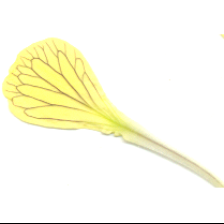
#> input picture petalos_iguales_224/rf12-0p_region3.png, 224 x 224 px, found by its file name; its folder holds 4 pictures in this run
$ python calcula_metricas_ground_truth.py
#> lines starting #> are read from the running program, lines starting #| are printed output that depends on the picture; after the words box and inside, x2 and y2 are one past the last pixel; in counts of white or black regions, pixels touching at a corner belong together; pictures that were not available may be replaced by others from this repository, and a replacement may not be noted
### segmentation-app/metrics.py
"""Metric computations for vein networks detected in binary masks.

This module provides functions to compute normalized and raw measurements
from vein segmentation masks: density, thickness (centerline-based),
areole size and count, branching angles, vein-to-vein distances and
main vein counts. Functions accept NumPy arrays and return plain Python
types or NumPy values suitable for writing to CSV or further analysis.
"""
import numpy as np
import networkx as nx

from skimage.morphology import skeletonize
from skimage.measure import label, regionprops
from scipy.ndimage import distance_transform_edt
from scipy.spatial import cKDTree
from math import atan2, degrees
from petals_generator import generate_petal_mask_from_rgb


# [344 lines left out: functions compute_normalized_metrics, compute_vein_thickness_centerline, compute_adjacent_vein_distances, count_main_veins, compute_vein_metrics, not called in this run]
import numpy as np
import networkx as nx

from skimage.morphology import skeletonize
from skimage.measure import label, regionprops
from scipy.ndimage import distance_transform_edt
from scipy.spatial import cKDTree
from math import atan2, degrees
from petals_generator import generate_petal_mask_from_rgb


def compute_normalized_metrics(mask, petal_mask=None, img_rgb=None, reference_resolution=1000):
    """Compute metrics scaled to a common reference resolution.

    The function delegates metric extraction to `compute_vein_metrics` and
    then scales size-dependent metrics (thickness, areole size, vein-to-vein
    distance) so values are comparable across images with different
    resolutions. `reference_resolution` denotes the diagonal in pixels used
    as the target normalization basis.

    Args:
        mask (np.ndarray): Binary vein mask (0/255 or boolean).
        petal_mask (np.ndarray, optional): Binary mask of the petal area.
        img_rgb (np.ndarray, optional): RGB image used to infer petal mask.
        reference_resolution (float): Diagonal (pixels) to scale to.

    Returns:
        dict: Same keys as `compute_vein_metrics` with selected metrics scaled.
    """
    results = compute_vein_metrics(mask, petal_mask, img_rgb)

    height, width = mask.shape
    image_diagonal = np.sqrt(height**2 + width**2)
    scale_factor = reference_resolution / image_diagonal

    results["Vein Thickness (VT)"] *= scale_factor
    results["Areole Size (AS)"] *= scale_factor
    results["Vein-to-Vein Distance (VVD)"] *= scale_factor

    return results


def compute_vein_thickness_centerline(binary_mask: np.ndarray):
    """Estimate vein thickness from skeleton centerline distances.

    The routine skeletonizes the binary mask and builds a graph where
    skeleton pixels are nodes. Only intermediate nodes (degree == 2)
    are considered to avoid endpoints and branch junctions. The distance
    transform evaluated at these centerline points provides a local radius
    estimate; thickness is radius * 2 and the function returns the mean
    thickness across sampled centerline points.

    Args:
        binary_mask (np.ndarray): Boolean or 0/255 mask of veins.

    Returns:
        float: Mean estimated thickness in pixels (0.0 if not computable).
    """
    if binary_mask.dtype != bool:
        binary_mask = binary_mask > 0

    sk = skeletonize(binary_mask)

    coords = np.column_stack(np.where(sk))
    G = nx.Graph()
    for y, x in coords:
        G.add_node((y, x))
    for y, x in coords:
        for dy in [-1, 0, 1]:
            for dx in [-1, 0, 1]:
                if (dy, dx) != (0, 0) and (y + dy, x + dx) in G.nodes:
                    G.add_edge((y, x), (y + dy, x + dx))

    mid_points = [n for n in G.nodes if G.degree[n] == 2]
    if not mid_points:
        return np.array([]), 0.0, 0.0, 0.0

    dist = distance_transform_edt(binary_mask)
    radii = np.array([dist[y, x] for y, x in mid_points])
    local_thickness = radii * 2.0

    mean_t = float(np.mean(local_thickness)) if local_thickness.size else 0.0

    return mean_t


def compute_adjacent_vein_distances(skeleton, binary_mask, G, n_samples=200):
    """Compute distances between adjacent veins.

    This function samples skeleton points that belong to simple segments
    (degree == 2) and searches perpendicular to the local tangent to find
    the nearest adjacent foreground after leaving the original vein. When
    perpendicular sampling yields no result, a fallback using cKDTree on
    labeled skeleton components is used to compute pairwise minima.

    Args:
        skeleton (np.ndarray): Skeletonized binary mask.
        binary_mask (np.ndarray): Binary mask used to detect foreground.
        G (networkx.Graph): Graph built from the skeleton pixels.
        n_samples (int): Maximum number of skeleton points to sample.

    Returns:
        list[float]: Distances (in pixels) between veins; empty list if none.
    """
    coords = np.array([n for n in G.nodes if G.degree[n] == 2])
    if len(coords) == 0:
        return []

    if len(coords) > n_samples:
        idx = np.random.choice(len(coords), n_samples, replace=False)
        coords = coords[idx]

    labeled = label(binary_mask, connectivity=1)

    distances = []
    for y, x in coords:
        neighbors = list(G.neighbors((y, x)))
        if len(neighbors) != 2:
            continue
        (y1, x1), (y2, x2) = neighbors
        dy = y2 - y1
        dx = x2 - x1
        norm = np.hypot(dy, dx)
        if norm == 0:
            continue
        perp_y1 = int(round(-dx / norm))
        perp_x1 = int(round(dy / norm))
        perp_y2 = -perp_y1
        perp_x2 = -perp_x1

        current_label = labeled[y, x] if (0 <= y < labeled.shape[0] and 0 <= x < labeled.shape[1]) else 0

        min_dist = None
        max_search = 200
        for perp_y, perp_x in [(perp_y1, perp_x1), (perp_y2, perp_x2)]:
            found_background = False
            for d in range(1, max_search + 1):
                yy = int(y + perp_y * d)
                xx = int(x + perp_x * d)
                if not (0 <= yy < binary_mask.shape[0] and 0 <= xx < binary_mask.shape[1]):
                    break
                if not binary_mask[yy, xx]:
                    found_background = True
                    continue
                if not found_background:
                    continue
                min_dist = d if (min_dist is None or d < min_dist) else min_dist
                break
        if min_dist is not None:
            distances.append(min_dist)

    if not distances:
        sk_mask = (skeleton > 0)
        ys, xs = np.where(sk_mask)
        if ys.size == 0:
            return []
        labels_at_points = labeled[ys, xs]
        unique_labels = np.unique(labels_at_points)
        unique_labels = unique_labels[unique_labels > 0]
        if unique_labels.size < 2:
            return []

        points_by_label = {}
        for lab in unique_labels:
            mask_lab = (labels_at_points == lab)
            pts = np.column_stack((ys[mask_lab], xs[mask_lab]))
            if pts.size:
                points_by_label[lab] = pts

        labels_list = list(points_by_label.keys())
        for i in range(len(labels_list)):
            li = labels_list[i]
            pts_i = points_by_label[li]
            tree_i = cKDTree(pts_i)
            for j in range(i + 1, len(labels_list)):
                lj = labels_list[j]
                pts_j = points_by_label[lj]
                if pts_j.size == 0:
                    continue
                dists, _ = tree_i.query(pts_j, k=1)
                min_pair_dist = float(np.min(dists)) if dists.size else None
                if min_pair_dist is not None:
                    distances.append(min_pair_dist)
    return distances


def count_main_veins(mask, min_length=30):
    """Count main veins in a binary mask by following skeleton branches.

    The function skeletonizes the mask, builds a graph of skeleton pixels
    and follows branches starting from endpoints. Branches whose length
    exceeds `min_length` are counted as main veins.

    Args:
        mask (np.ndarray): Binary vein mask.
        min_length (int): Minimum branch length (pixels) to count.

    Returns:
        int: Number of main veins detected.
    """
    skeleton = skeletonize(mask > 0)

    G = nx.Graph()
    coords = np.column_stack(np.where(skeleton))
    for y, x in coords:
        G.add_node((y, x))
    for y, x in coords:
        for dy in [-1, 0, 1]:
            for dx in [-1, 0, 1]:
                if dy == 0 and dx == 0:
                    continue
                ny, nx_coord = y + dy, x + dx
                if (ny, nx_coord) in G.nodes:
                    G.add_edge((y, x), (ny, nx_coord))

    endpoints = [n for n in G.nodes if G.degree[n] == 1]

    visited = set()
    vein_count = 0

    for ep in endpoints:
        if ep in visited:
            continue
        path = [ep]
        current = ep
        prev = None
        while True:
            neighbors = [n for n in G.neighbors(current) if n != prev]
            if not neighbors:
                break
            prev, current = current, neighbors[0]
            path.append(current)
            if G.degree[current] != 2:
                break
        visited.update(path)

        if len(path) >= min_length:
            vein_count += 1

    return vein_count


def compute_vein_metrics(mask: np.ndarray, petal_mask: np.ndarray = None, img_rgb: np.ndarray = None) -> dict:
    """Compute a set of vein network metrics from a binary mask.

    The returned dictionary contains:
      - Vein Density (VD)
      - Vein Thickness (VT)
      - Areole Size (AS)
      - Number of Areoles (NA)
      - Branching Angle (BA)
      - Vein-to-Vein Distance (VVD)
      - Main Veins (MV)

    If `petal_mask` is not provided and `img_rgb` is available, a petal
    mask is inferred using `generate_petal_mask_from_rgb` and combined with
    the vein mask for area-based metrics.

    Args:
        mask (np.ndarray): Binary mask of veins (0/255 or boolean).
        petal_mask (np.ndarray, optional): Binary petal mask.
        img_rgb (np.ndarray, optional): RGB image used to infer petal mask.

    Returns:
        dict: Computed metrics keyed by human-friendly names.
    """
    binary_mask = mask > 0 if mask.dtype != bool else mask
    skeleton = skeletonize(binary_mask, method='zhang')

    vein_area = np.sum(binary_mask)
    if petal_mask is None and img_rgb is not None:
        petal_mask = generate_petal_mask_from_rgb(img_rgb)
        petal_mask = np.clip(petal_mask + (binary_mask.astype(np.uint8)), 0, 1)
    petal_area = np.sum(petal_mask > 0) if petal_mask is not None else binary_mask.size
    vein_density = vein_area / petal_area if petal_area > 0 else 0

    vt_mean = float(compute_vein_thickness_centerline(binary_mask))

    inverted_mask = np.logical_not(binary_mask)
    labeled_areoles = label(inverted_mask, connectivity=1)
    regions = regionprops(labeled_areoles)
    min_areole_size = 10

    h, w = mask.shape[:2]
    def touches_border(region):
        y, x = region.coords[:, 0], region.coords[:, 1]
        return np.any(y == 0) or np.any(y == h-1) or np.any(x == 0) or np.any(x == w-1)
    valid_regions = [r for r in regions if r.area >= min_areole_size and not touches_border(r)]

    areole_diameters = []
    if valid_regions:
        all_valid = [r for r in regions if r.area >= min_areole_size]
        if all_valid:
            largest_region = max(valid_regions, key=lambda r: r.area)
        else:
            largest_region = None
        if valid_regions:
            for r in valid_regions:
                if r is largest_region:
                    continue
                equivalent_diameter = 2 * np.sqrt(r.area / np.pi)
                areole_diameters.append(equivalent_diameter)
    num_areoles = len(areole_diameters)
    mean_areole_size = np.mean(areole_diameters) if areole_diameters else 0

    G = nx.Graph()
    coords = np.column_stack(np.where(skeleton))
    for y, x in coords:
        G.add_node((y, x))
    for y, x in coords:
        for dy in [-1, 0, 1]:
            for dx in [-1, 0, 1]:
                if dy == 0 and dx == 0:
                    continue
                ny, nx_coord = y + dy, x + dx
                if (ny, nx_coord) in G.nodes:
                    G.add_edge((y, x), (ny, nx_coord))

    junctions = [n for n in G.nodes if G.degree[n] >= 3]
    branching_angles = []
    for node in junctions:
        neighbors = list(G.neighbors(node))
        if len(neighbors) < 2:
            continue
        vectors = []
        for neighbor in neighbors:
            dy = neighbor[0] - node[0]
            dx = neighbor[1] - node[1]
            angle = degrees(atan2(dy, dx)) % 360
            vectors.append(angle)
        vectors_sorted = sorted(vectors)
        angles = []
        for i in range(len(vectors_sorted)):
            angle_diff = abs(vectors_sorted[i] - vectors_sorted[(i + 1) % len(vectors_sorted)])
            angle_diff = min(angle_diff, 360 - angle_diff)
            angles.append(angle_diff)
        if angles:
            branching_angles.append(np.mean(angles))
    mean_branching_angle = np.mean(branching_angles) if branching_angles else 0

    vvd_distances = compute_adjacent_vein_distances(skeleton, binary_mask, G)
    mean_vvd = np.mean(vvd_distances) if vvd_distances else 0

    main_veins = count_main_veins(binary_mask, min_length=5)

    results = {
        "Vein Density (VD)": vein_density,
        "Vein Thickness (VT)": vt_mean,
        "Areole Size (AS)": mean_areole_size,
        "Number of Areoles (NA)": num_areoles,
        "Branching Angle (BA)": mean_branching_angle,
        "Vein-to-Vein Distance (VVD)": mean_vvd,
        "Main Veins (MV)": main_veins
    }
    return results

### segmentation-app/petals_generator.py
import cv2
import numpy as np


def generate_petal_mask_from_rgb(img_rgb: np.ndarray) -> np.ndarray:
    """
    Generate a petal mask from an RGB image using HSV color thresholding.
    Returns a binary mask (uint8, 0/1).
    """
    hsv = cv2.cvtColor(img_rgb, cv2.COLOR_RGB2HSV)
    lower_yellow = np.array([20, 80, 80])
    upper_yellow = np.array([40, 255, 255])
    lower_green = np.array([40, 40, 40])
    upper_green = np.array([85, 255, 255])
    mask_yellow = cv2.inRange(hsv, lower_yellow, upper_yellow)
    mask_green = cv2.inRange(hsv, lower_green, upper_green)
    petal_mask = cv2.bitwise_or(mask_yellow, mask_green)
    petal_mask = cv2.morphologyEx(petal_mask, cv2.MORPH_OPEN, np.ones((5,5), np.uint8))
    petal_mask = (petal_mask > 0).astype(np.uint8)
    return petal_mask

### segmentation-app/calcula_metricas_ground_truth.py
"""
script para calcular métricas de referencia (ground truth) a partir de
una carpeta de imágenes y su correspondiente carpeta de máscaras.

Este módulo busca en `MASKS_DIR` todas las imágenes de máscara, localiza
la imagen RGB original con el mismo nombre base en `IMAGES_DIR`, convierte
la máscara a binaria y calcula las métricas normalizadas usando
`compute_normalized_metrics` (definida en `metrics`). Los resultados se
guardan en un archivo CSV con formato similar a `metrics_summary.csv`.

Uso básico::

    python calcula_metricas_ground_truth.py

Los valores por defecto para `IMAGES_DIR`, `MASKS_DIR` y `OUTPUT_CSV`
se pueden modificar desde este archivo o adaptarlos para pasarlos por
línea de comandos en una futura versión.
"""

import os
import cv2
import numpy as np
import csv

from metrics import compute_normalized_metrics


IMAGE_EXTS = ['.png', '.jpg', '.jpeg', '.tif', '.tiff']


def find_image_for_mask(base_name, images_dir):
    """Buscar la imagen RGB correspondiente a una máscara.

    Args:
        base_name (str): Nombre de archivo sin extensión (por ejemplo, "img001").
        images_dir (str): Carpeta donde buscar las imágenes RGB.

    Returns:
        str|None: Ruta completa de la imagen encontrada, o ``None`` si no existe.
    """
#> called with base_name = 'rf12-0p_region3', images_dir = 'petalos_iguales_224'
    for ext in IMAGE_EXTS:
        potential_path = os.path.join(images_dir, base_name + ext)
        if os.path.exists(potential_path):
            return potential_path
    return None


def process_mask(mask_path, images_dir):
    """Procesar una máscara: localizar la imagen, leer archivos y calcular métricas.

    Args:
        mask_path (str): Ruta al archivo de máscara (escala de grises esperada).
        images_dir (str): Carpeta donde buscar la imagen RGB correspondiente.

    Returns:
        dict|None: Diccionario con las métricas calculadas (incluye clave
        `'image_name'`) o ``None`` si hubo errores de lectura o no se
        encontró la imagen original.
    """
    mask_name = os.path.basename(mask_path)
    base_name, _ = os.path.splitext(mask_name)
    image_path = find_image_for_mask(base_name, images_dir)
    if image_path is None:
        print(f"No se encontró la imagen original para la máscara: {mask_name}")
        return None

    img = cv2.imread(image_path)
#> img is the input picture: shape (224, 224, 3); mean B, G, R 232.7, 250.9, 251.8
    if img is None:
        print(f"Error leyendo imagen RGB: {image_path}")
        return None
    img_rgb = cv2.cvtColor(img, cv2.COLOR_BGR2RGB)

    mask = cv2.imread(mask_path, cv2.IMREAD_GRAYSCALE)
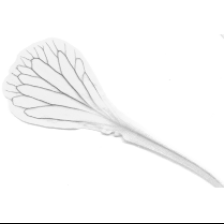
#> mask: shape (224, 224); min 0, max 255, mean 249
    if mask is None:
        print(f"Error leyendo máscara: {mask_path}")
        return None

    mask_bin = (mask >= 128).astype(np.uint8)
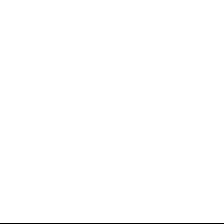
#> mask_bin: shape (224, 224); values 0 (black) and 1 (white), 99.6% white; black in thin lines or dots, all inside (x1, y1, x2, y2) = (0, 223, 224, 224)
    h, w = mask_bin.shape
    current_diagonal = np.sqrt(h**2 + w**2)
    metrics = compute_normalized_metrics(mask_bin, img_rgb=img_rgb, reference_resolution=current_diagonal)
#> in compute_vein_metrics, `skeleton = skeletonize(binary_mask, method='zhang')`:
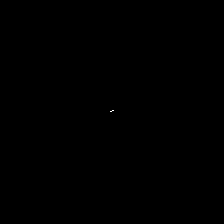
#> skeleton: shape (224, 224) bool; 0.01% white in thin lines or dots, all inside (x1, y1, x2, y2) = (110, 110, 114, 112)
#> in compute_vein_metrics, `vein_area = np.sum(binary_mask)`: vein_area = 49952
#> (the rest of the program and of its run is left out)
